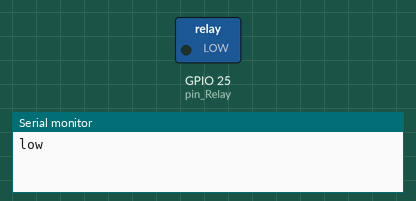
Recording of a sketch running on a simulated ESP32. Shown: switched loads named in the sketch (green lamp = pin HIGH), the last lines printed to the serial monitor.

Above: at 2.5 s.
At 7.5 s:
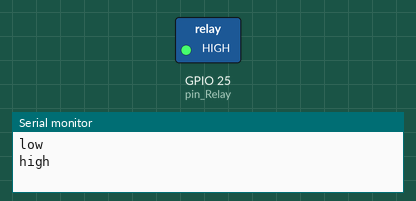
Timing chart, 0 to 13.0 s (numbered marks = the images above):
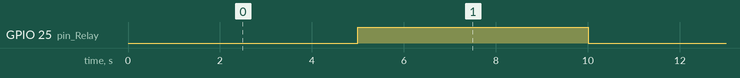

Measured:
- by itself, GPIO 25 (pin_Relay): alternates HIGH for 5.0 s and LOW for 5.0 s

The sketch:

RELAY.ino
```cpp
/* ==================
  TrainWare
  Relay Code
=================== */

// mendefinisikan pin Relay pada ESP32
#define pin_Relay  25

void setup() {

  // Inisialiasasi Serial, dengan baudrate 115200
  Serial.begin(115200);

  // Meng Set pin Relay pada ESP32 sebagai OUTPUT
  pinMode(pin_Relay, OUTPUT);
}

void loop() {
  // Mengatur LOGIC LOW pada pin Relay selama 5 detik
  // Jika modul Relay Normally Closed
  // Maka arus AC mengalir pada logic LOW
  digitalWrite(pin_Relay, LOW);
  Serial.println("low");
  delay(5000);

  // Mengatur LOGIC HIGH pada pin Relay selama 5 detik
  // Jika modul Relay Normally High
  // Maka arus AC mengalir pada logic HIGH
  digitalWrite(pin_Relay, HIGH);
  Serial.println("high");
  delay(5000);
}
```
